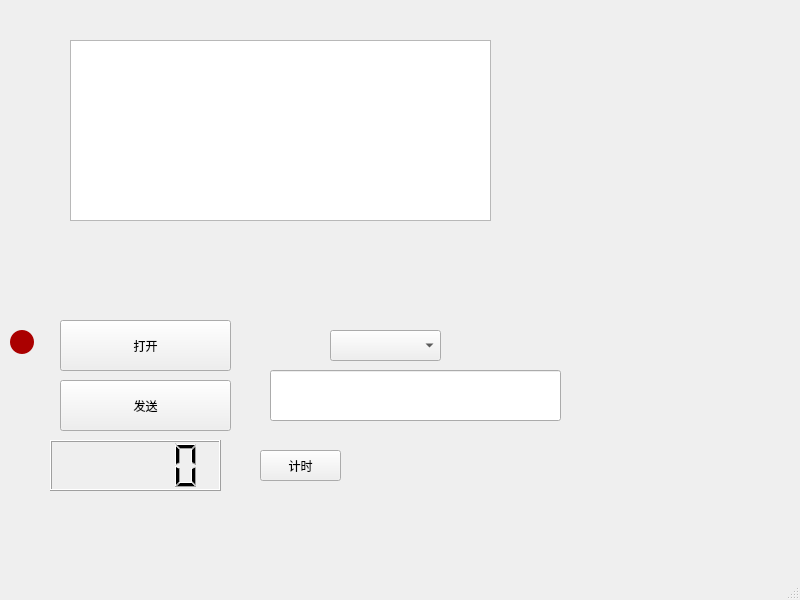
<?xml version="1.0" encoding="UTF-8"?>
<ui version="4.0">
 <class>MainWindow</class>
 <widget class="QMainWindow" name="MainWindow">
  <property name="geometry">
   <rect>
    <x>0</x>
    <y>0</y>
    <width>800</width>
    <height>600</height>
   </rect>
  </property>
  <property name="windowTitle">
   <string>MainWindow</string>
  </property>
  <widget class="QWidget" name="centralwidget">
   <widget class="QPushButton" name="pushButton">
    <property name="geometry">
     <rect>
      <x>60</x>
      <y>380</y>
      <width>171</width>
      <height>51</height>
     </rect>
    </property>
    <property name="text">
     <string>发送</string>
    </property>
   </widget>
   <widget class="QPushButton" name="pushButton_2">
    <property name="geometry">
     <rect>
      <x>60</x>
      <y>320</y>
      <width>171</width>
      <height>51</height>
     </rect>
    </property>
    <property name="text">
     <string>打开</string>
    </property>
   </widget>
   <widget class="QLabel" name="label">
    <property name="geometry">
     <rect>
      <x>10</x>
      <y>330</y>
      <width>24</width>
      <height>24</height>
     </rect>
    </property>
    <property name="styleSheet">
     <string notr="true">border-radius:12px;
background-color: rgb(170,0,0);

</string>
    </property>
    <property name="text">
     <string/>
    </property>
   </widget>
   <widget class="QComboBox" name="comboBox">
    <property name="geometry">
     <rect>
      <x>330</x>
      <y>330</y>
      <width>111</width>
      <height>31</height>
     </rect>
    </property>
   </widget>
   <widget class="QTextEdit" name="textEdit">
    <property name="geometry">
     <rect>
      <x>70</x>
      <y>40</y>
      <width>421</width>
      <height>181</height>
     </rect>
    </property>
   </widget>
   <widget class="QLineEdit" name="lineEdit">
    <property name="geometry">
     <rect>
      <x>270</x>
      <y>370</y>
      <width>291</width>
      <height>51</height>
     </rect>
    </property>
   </widget>
   <widget class="QLCDNumber" name="Timer">
    <property name="geometry">
     <rect>
      <x>50</x>
      <y>440</y>
      <width>171</width>
      <height>51</height>
     </rect>
    </property>
   </widget>
   <widget class="QPushButton" name="pushButton_3">
    <property name="geometry">
     <rect>
      <x>260</x>
      <y>450</y>
      <width>81</width>
      <height>31</height>
     </rect>
    </property>
    <property name="text">
     <string>计时</string>
    </property>
   </widget>
  </widget>
  <widget class="QMenuBar" name="menubar">
   <property name="geometry">
    <rect>
     <x>0</x>
     <y>0</y>
     <width>800</width>
     <height>23</height>
    </rect>
   </property>
  </widget>
  <widget class="QStatusBar" name="statusbar"/>
 </widget>
 <resources/>
 <connections/>
</ui>
